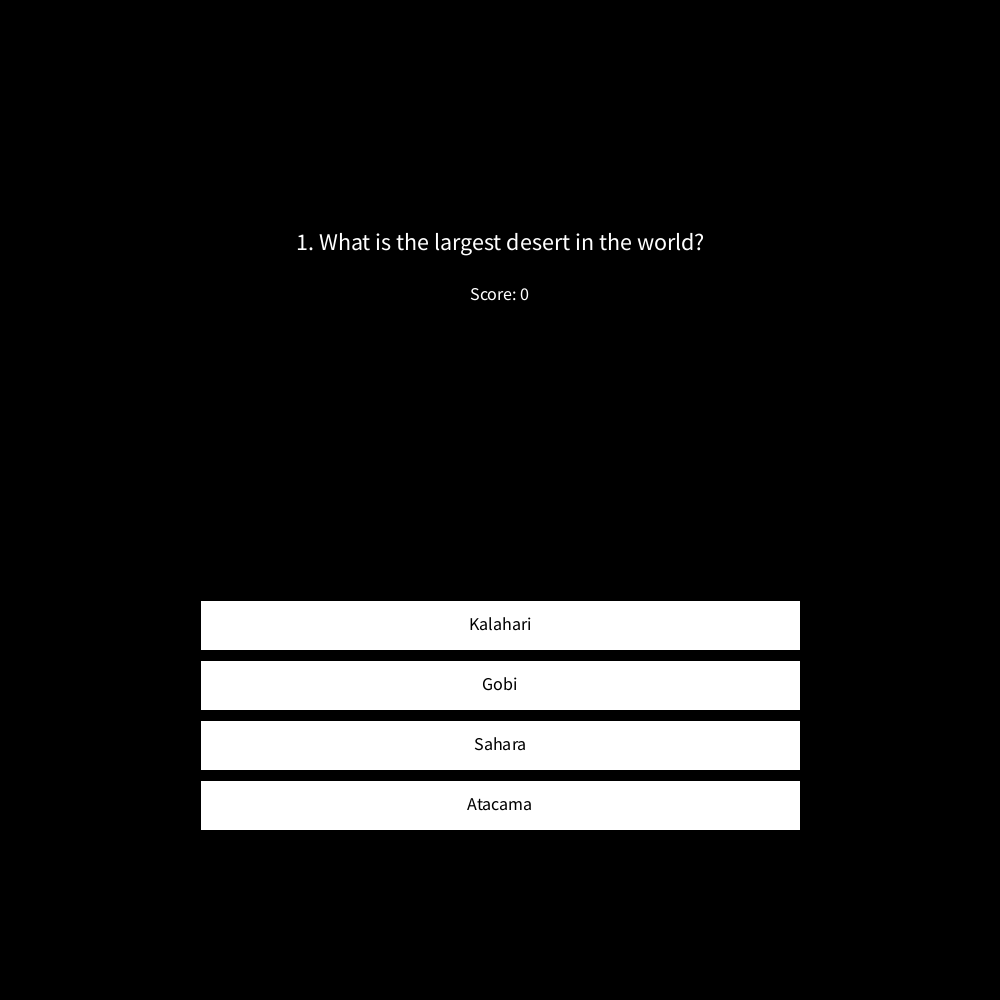
Frame 1 (no input)
Frame 60 (the mouse pressed at the canvas centre just before this capture): identical to frame 1, image omitted
Frame 120 (the mouse held since frame 60 and released just before this capture): identical to frame 1, image omitted

The Processing sketch that drew this single still picture (run headless with seeded random() and noise(); from frame 60 on, the mouse is pressed at the canvas centre):

// Processing sketch: Quiz
// ── Quiz.pde
import java.util.Collections;
import java.util.List;
import java.util.ArrayList;

int currentQuestion = 0;
String[] questions = {
  "1. What is the largest desert in the world?",
  "2. Who was the first woman to win a Nobel Prize?",
  "3. What is the capital of Australia?",
  "4. Who wrote the novel '1984'?",
  "5. What is the smallest country in the world by area?",
  "6. Which element has the chemical symbol 'Au'?",
  "7. What is the name of the longest river in the world?",
  "8. Which planet is known as the Red Planet?",
  "9. Who painted the famous artwork 'The Persistence of Memory'?",
  "10. In what year did the Titanic sink?"
};

String[][] options = {
  {"Sahara", "Kalahari", "Gobi", "Atacama"},
  {"Marie Curie", "Rosalind Franklin", "Ada Lovelace", "Jane Goodall"},
  {"Canberra", "Sydney", "Melbourne", "Brisbane"},
  {"George Orwell", "Aldous Huxley", "Ray Bradbury", "J.R.R. Tolkien"},
  {"Vatican City", "Monaco", "San Marino", "Nauru"},
  {"Gold", "Silver", "Copper", "Lead"},
  {"Nile", "Amazon", "Yangtze", "Mississippi"},
  {"Mars", "Venus", "Jupiter", "Saturn"},
  {"Salvador Dali", "Pablo Picasso", "Claude Monet", "Vincent van Gogh"},
  {"1912", "1911", "1905", "1920"}
};

String[] answers = {
  "Sahara",
  "Marie Curie",
  "Canberra",
  "George Orwell",
  "Vatican City",
  "Gold",
  "Nile",
  "Mars",
  "Salvador Dali",
  "1912"
};

int score = 0;
int selectedOption = -1;
boolean isAnswered = false;
boolean isQuizOver = false;
int correctOptionIndex = -1;

void setup() {
  size(1000, 1000);  // Set the frame size to 1000x1000
  textAlign(CENTER);
  textSize(20);
  shuffleOptions();
}

void draw() {
  background(0);
  
  if (!isQuizOver) {
    // Display the score continuously in white font while the quiz is active
    fill(255);
    textSize(18);
    text("Score: " + score, width / 2, height / 2 - 200 );
    
    // Display question
    fill(255);
    textSize(24);
    text(questions[currentQuestion], width / 2, height / 4);
    
    // Display options (move boxes lower)
    textSize(18);
    int optionStartY = height / 2 + 100; // Starting point for options, moved lower
    for (int i = 0; i < options[currentQuestion].length; i++) {
      if (i == selectedOption) {
        fill(200, 0, 0);  // Highlight selected option
      } else {
        fill(255);
      }
      rect(200, optionStartY + i * 60, 600, 50);  // Draw a box around each option
      fill(0);
      text(options[currentQuestion][i], width / 2, optionStartY + i * 60 + 30);  // Display option text
    }
    
    if (isAnswered) {
      // Check if the selected option is correct
      if (options[currentQuestion][selectedOption].equalsIgnoreCase(answers[currentQuestion])) {
        score++;
      }
      
      // Move to the next question
      currentQuestion++;
      if (currentQuestion < questions.length) {
        shuffleOptions();  // Shuffle options for the next question
      }
      isAnswered = false;
      selectedOption = -1;  // Reset selected option
    }
    
    if (currentQuestion >= questions.length) {
      isQuizOver = true;
    }
  } else {
    // Display the final score and reset message
    textSize(24);
    fill(255);  // Ensure text is white and visible
    text("Quiz Over! Final Score: " + score + " / 10", width / 2, height / 2 - 50);  // Display real score
    
    textSize(16);
    text("Click to Restart", width / 2, height / 2 + 50);
  }
}

void mousePressed() {
  if (isQuizOver) {
    // Restart the quiz when clicked
    currentQuestion = 0;
    score = 0;
    isQuizOver = false;
    selectedOption = -1;
    shuffleOptions();  // Shuffle the options at the start of the quiz
  } else {
    // Check which option is clicked
    for (int i = 0; i < options[currentQuestion].length; i++) {
      if (mouseX > 200 && mouseX < 800 && mouseY > (height / 2 + 100) + i * 60 && mouseY < (height / 2 + 100) + 50 + i * 60) {
        selectedOption = i;  // Select the clicked option
        isAnswered = true;    // Mark the question as answered
      }
    }
  }
}

void keyPressed() {
  // Skip to the next question if the user presses any key (optional)
  if (!isQuizOver && selectedOption != -1) {
    isAnswered = true;
  }
}

// Shuffle the options for the current question
void shuffleOptions() {
  // Get the list of options for the current question
  List<String> currentOptions = new ArrayList<String>();
  for (String option : options[currentQuestion]) {
    currentOptions.add(option);
  }
  
  // Shuffle the options randomly
  Collections.shuffle(currentOptions);
  
  // Update the options array with the shuffled options
  options[currentQuestion] = currentOptions.toArray(new String[0]);
  
  // Find the new correct answer's index in the shuffled options
  correctOptionIndex = -1;
  for (int i = 0; i < options[currentQuestion].length; i++) {
    if (options[currentQuestion][i].equals(answers[currentQuestion])) {
      correctOptionIndex = i;
      break;
    }
  }
}
